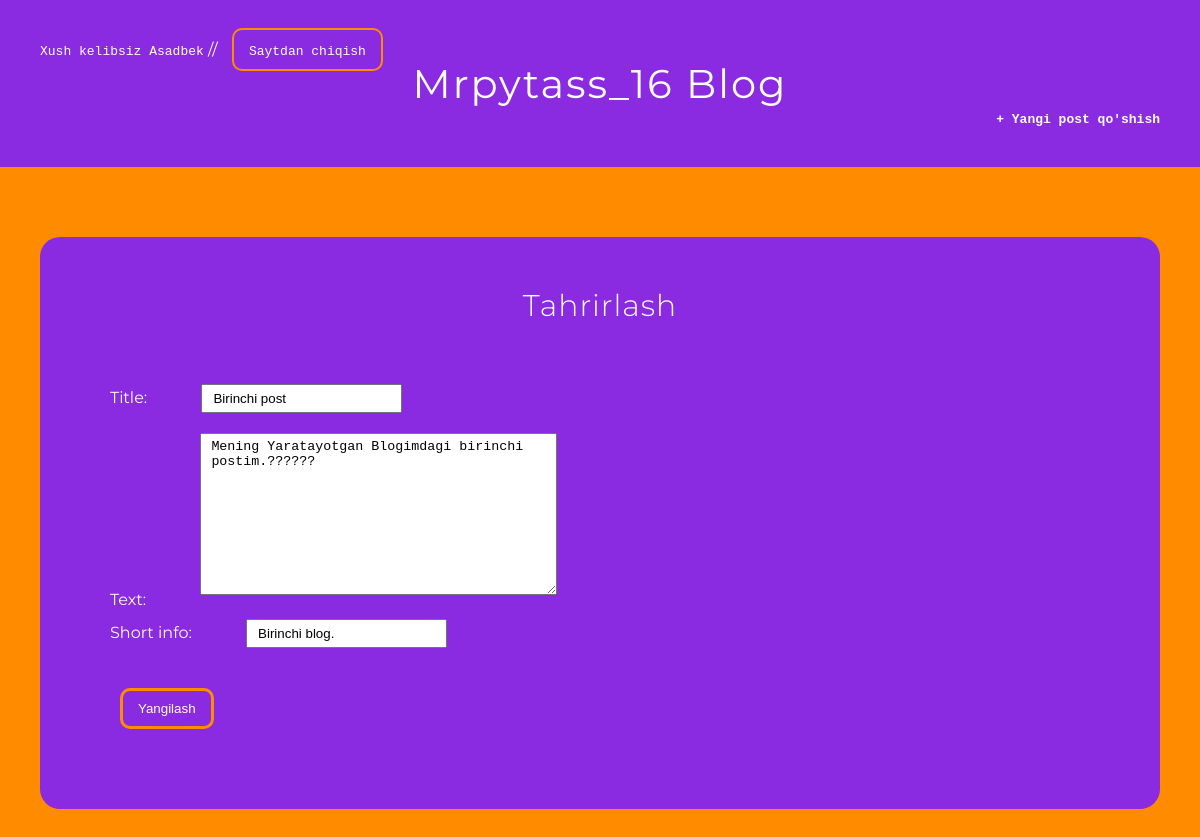
The page /post/edit/1/ (signed in) on the database its author committed.
### BlogApp/models.py (models this page shows, shortened)
class Post(models.Model):
    title = models.CharField(max_length=150)
    author = models.ForeignKey(
        'auth.User',
        on_delete=models.CASCADE
    )
    text = models.TextField()
    short_info = models.CharField(max_length=100)

### BlogApp/views.py (the view)
# urls.py: path('post/edit/<int:pk>/', Update_Post_View.as_view(), name='update_post'),
class Update_Post_View(UpdateView):
    model = Post
    template_name = 'update_post.html'
    fields = ['title', 'text', 'short_info']

### template/update_post.html
{% extends 'base.html' %}
{% block content %}
    <div class="tahrirlash">
        <h2>Tahrirlash</h2>
        <form action="" method="post">{% csrf_token %}
            {{ form.as_p }}
            <button type="submit" class="update_info">Yangilash</button>
        </form>
    </div>
{% endblock content %}

### template/base.html (shortened to what this page needs)
{% load static %}
<!DOCTYPE html>
<html lang="en">
    <head>
        <link rel="stylesheet" href="{% static 'css/base.css' %}">
    </head>
    <body>
        <header class="header-blog">
            {% if user.is_authenticated %}
                <div class="in_site">
                    <span><code>Xush kelibsiz {{user.username}}</code></span> //
                    <span class="in_site_span"><code><a href="{% url 'logout' %}">Saytdan chiqish</a></code></span>
                </div>
            {% else %}
                <div class="out_site">
                    <span class="out_site_span"><code><a href="{% url 'login' %}">Saytga kirish</a></code></span> //
                    <span class="out_site_span"><code><a href="{% url 'sign_up_page' %}">Ro'yxatdan o'tish</a></code></span>
                </div>
            {% endif %}
            <h2><a href="{% url 'all_post_page' %}">Mrpytass_16 Blog</a></h2>
            {% if user.is_authenticated %}
                <h4 class="add_new_post"><a href="{% url 'create_post_page' %}"><code>+ Yangi post qo'shish</code></a></h4>
            {% endif %}
        </header>
        <div class="All_posts">
            {% block content %}
            {% endblock content %}
        </div>
    </body>
</html>

### static/css/base.css (style rules this page uses)
* { margin: 0; padding: 0; box-sizing: border-box; }
body { font-family: 'Montserrat', sans-serif; background-color:darkorange; }
.header-blog .in_site, .out_site { text-align: left; color: white }
.header-blog .in_site_span a, .header-blog span a { color: white; text-decoration: none; }
.header-blog .in_site_span, .header-blog .out_site_span { border: 2px darkorange solid; padding: 10px 15px; border-radius: 10px; margin: 0 10px; }
.header-blog { background-color: blueviolet; text-align: center; padding: 40px; }
.header-blog .add_new_post a { text-decoration: none; color: white; }
.header-blog .add_new_post { text-align: right; }
.header-blog h2 a { text-decoration: none; color: white; font-weight: 400; font-size: 40px; letter-spacing: 2px; }
.All_posts { margin: 50px 20px; padding: 20px; }
.tahrirlash { background-color: blueviolet; border-radius: 20px; padding: 50px 30px; color: white; }
.tahrirlash h2 { text-align: center; font-weight: 300; letter-spacing: 1px; margin-bottom: 50px; font-size: 30px; }
.tahrirlash form label { margin: 10px 40px; }
.tahrirlash form select, .tahrirlash form textarea, .tahrirlash form input { margin: 10px; outline: none; padding: 5px 10px; }
.tahrirlash button { padding: 10px 15px; margin: 30px 50px; background-color:blueviolet; color: white; border: darkorange solid; border-radius: 10px; }

### rows shown on the page
Post: title "Birinchi post", text "Mening Yaratayotgan Blogimdagi birinchi postim.??????", short_info "Birinchi blog."

### other values the page prints
{{ user.username }} "Asadbek"
